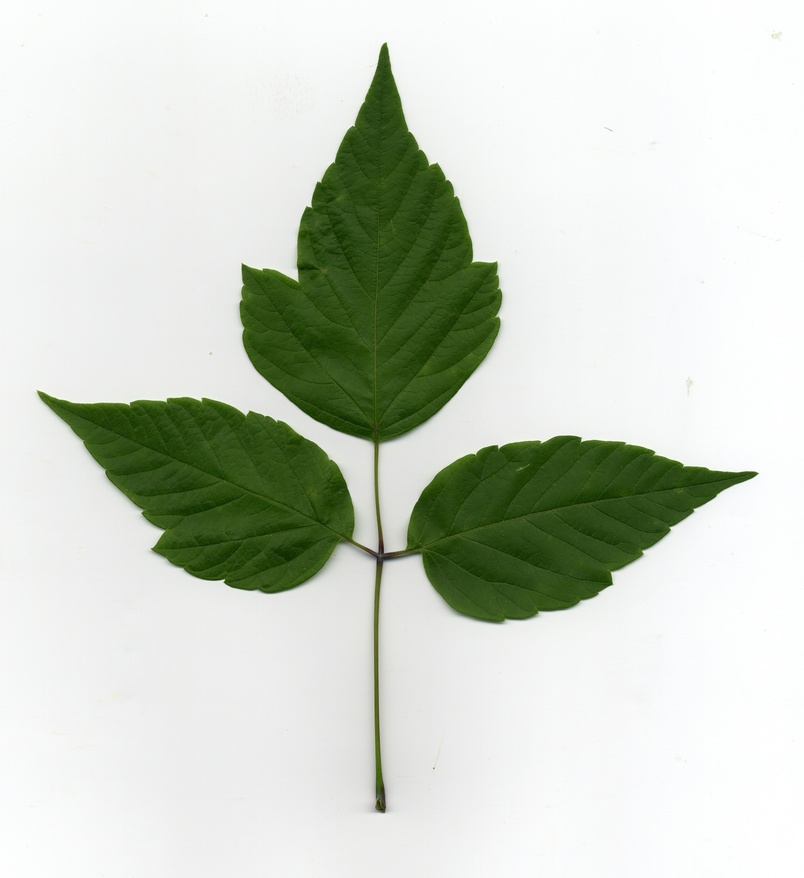
#> input picture Trabalho 5 - Segmentação/Folhas/Acer negundo L C/Acer_N_1.jpg, 804 x 878 px, shrunk from 3275 x 3576 before the run; its folder holds only this picture in this run
$ jupyter execute segmentacao.ipynb
#> lines starting #> are read from the running program, lines starting #| are printed output that depends on the picture; after the words box and inside, x2 and y2 are one past the last pixel; in counts of white or black regions, pixels touching at a corner belong together
<h1 style='text-align:center;'>Trabalho - Segmentação de Imagens</h1>

1. Utilizando a base de imagens "folhas.zip" disponibilizada no SIGAA, realize a segmentação das imagens das seguintes formas:

* Aplique o algoritmo K-means utilizando os pixels como pesos, após isso utilize algum detector de borda (à sua escolha);

* Aplique o limiar de Otsu, após isso utilize algum detector de borda (à sua escolha);

* Aplique outro algoritmo de agrupamento que utilize também a posição espacial dos pixels como peso. Após isso utilize algum detector de borda.

[cell 1]
from skimage.io import imread, imsave, imshow, imread_collection
from skimage.color import rgb2gray
import matplotlib.pyplot as plt
from sklearn.cluster import KMeans
import numpy as np
from skimage.filters import threshold_otsu,sobel,roberts,prewitt,scharr
from skimage.segmentation import slic
import glob as g

[cell 2]
# Carregando as imagens da base
folhas = g.glob('Folhas/Acer negundo L C/*.jpg')
imgs = imread_collection(folhas)
#> imgs = 1 item

[cell 3]
def aplicaBorda(img):
    borda = roberts(img)
    return borda

def aplicaKmeans(img):
    img = rgb2gray(img)
    X = img.reshape((-1, 1))
    k_means = KMeans(n_clusters=2)
    _ = k_means.fit(X)
    X_clustered = k_means.labels_
    centers = k_means.cluster_centers_.reshape(-1)
    labels = [0., 1.]
    if(centers[0] > centers[1]):
        labels = labels[::-1]
    #X_clustered = X_clustered.reshape(img.shape)
    new_img = np.choose(X_clustered, labels).reshape(img.shape)
    return new_img

# [34 lines left out: functions aplicaOtsu, aplicaSuperpixel, run, not called in this run]

# Descomente o método run() para executar essa questão
#run()

[cell 4]
# np.random.choice(folhas, 10)

2. Crie um método para escolher o foreground e o background automaticamente.

[cell 5]
# Apliquei apenas para uma imagem, para fins de exemplo

img = rgb2gray(imgs[0])
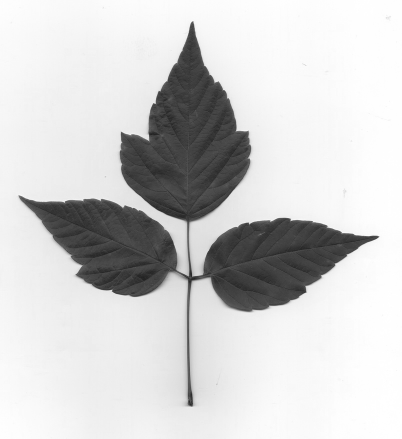
#> img: shape (878, 804) float64 (shown at 1/2 size); min 0.0676, max 1, mean 0.82
segmentedKmeans = aplicaKmeans(img)
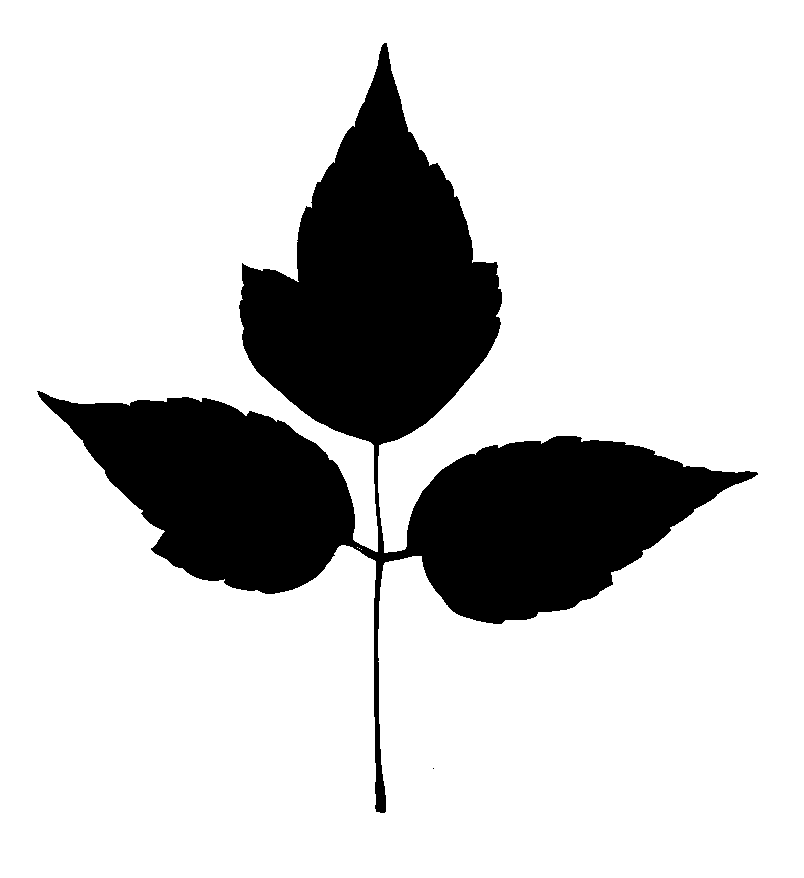
#> segmentedKmeans: shape (878, 804) float64; values 0 (black) and 1 (white), 80.6% white; 2 black regions (1 under 20 px), largest, box (x1, y1, x2, y2) and area: (37, 43, 758, 813) 137016

foreground = (img - (segmentedKmeans * img))
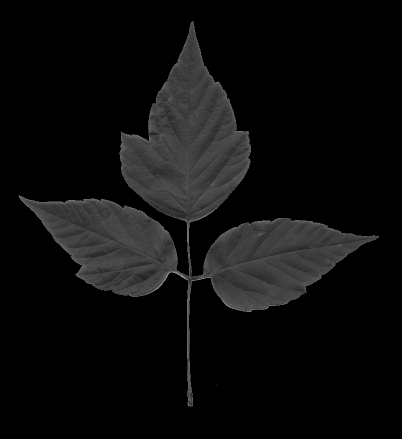
#> foreground: shape (878, 804) float64 (shown at 1/2 size); min 0, max 0.608, mean 0.0509
background = (segmentedKmeans * img)
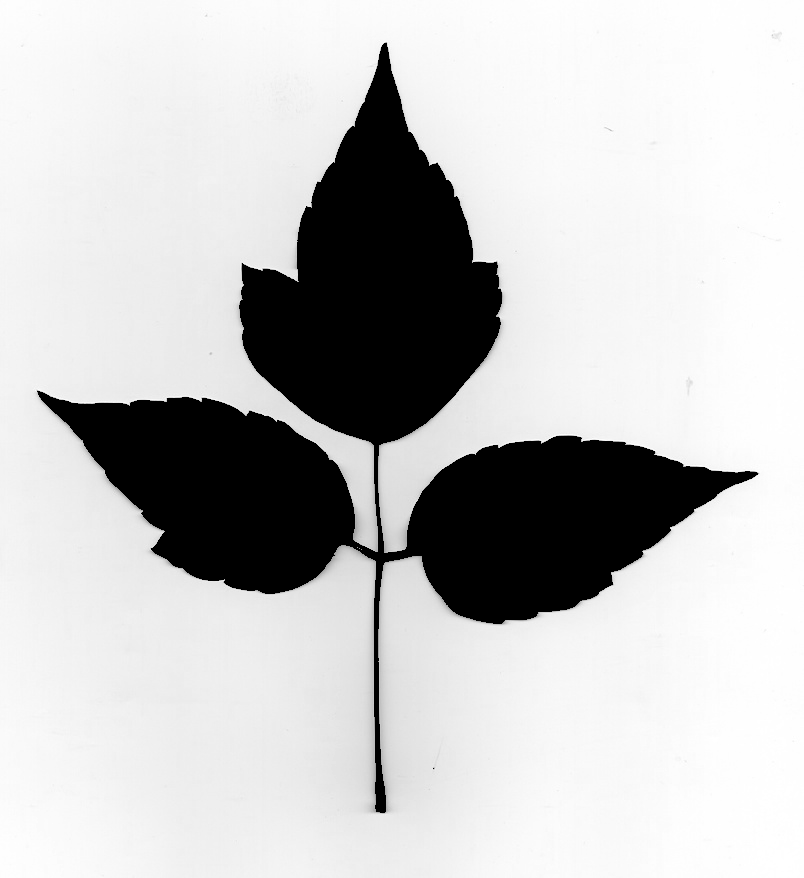
#> background: shape (878, 804) float64; min 0, max 1, mean 0.769

plt.figure()
plt.title('Foreground')
plt.imshow(foreground,cmap = 'gray')
plt.figure()
plt.title('Background')
plt.imshow(background,cmap = 'gray')

# Salvando
imsave('foreground.png', foreground)
imsave('background.png', background)

3. Pesquise em artigos do estado da arte métricas de acurácia de segmentação. Aplique pelo menos duas métricas nos resultados de segmentação obtidos. Para isso, utilizem as imagens "*_BIN_*" que estão na base.

<i>Obs.: Validei os resultados a partir das segmentações que eu já tinha salvo na questão 1, então para executar essa questão é necessário mudar os caminhos onde as segmentações estão.</i>

[cell 6]
# Carregando as máscaras oiginais
bins = g.glob('Folhas/Acer negundo L C/*.bmp')
masks = imread_collection(folhas)
#> masks = 1 item

$ run again, on Trabalho 5 - Segmentação/Folhas/Acer negundo L C/Acer_N_14.jpg
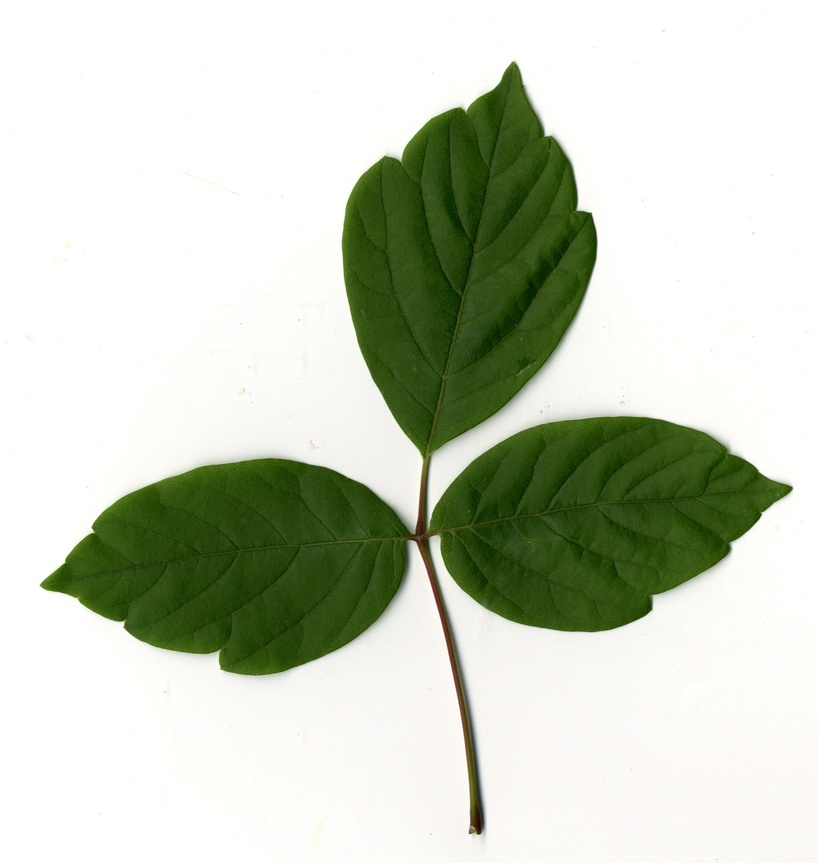
#> input picture Trabalho 5 - Segmentação/Folhas/Acer negundo L C/Acer_N_14.jpg, 818 x 863 px, shrunk from 1872 x 1976 before the run
#> imgs = 1 item
#> `segmentedKmeans = aplicaKmeans(img)`:
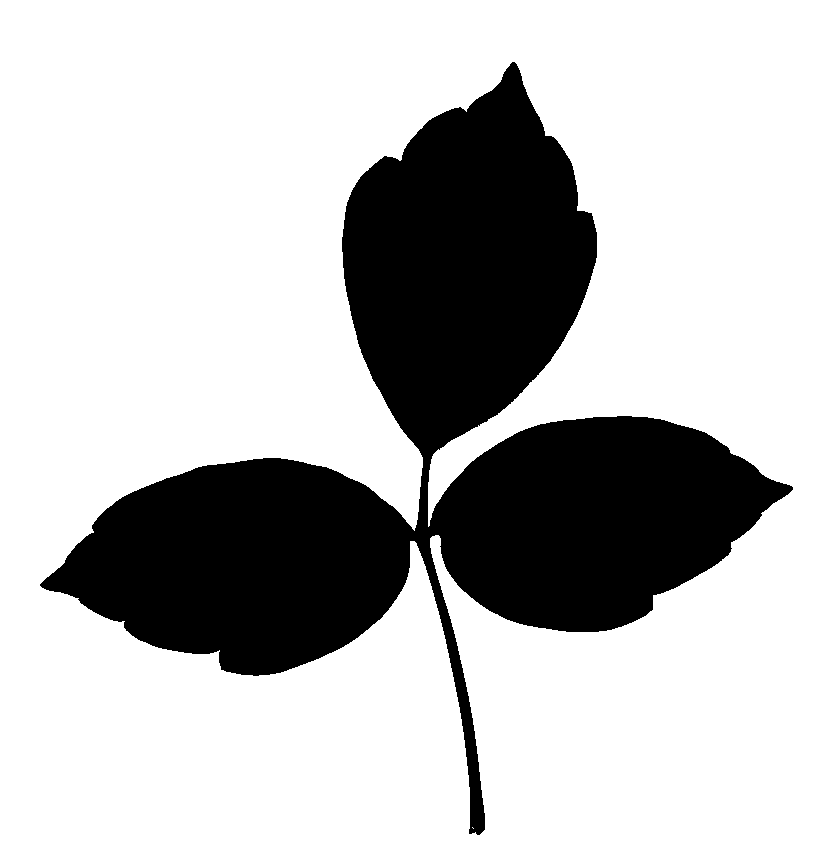
#> segmentedKmeans: shape (863, 818) float64; values 0 (black) and 1 (white), 74.9% white; 1 black region, box (x1, y1, x2, y2) and area: (40, 62, 793, 835) 177380
#> `foreground = (img - (segmentedKmeans * img))`:
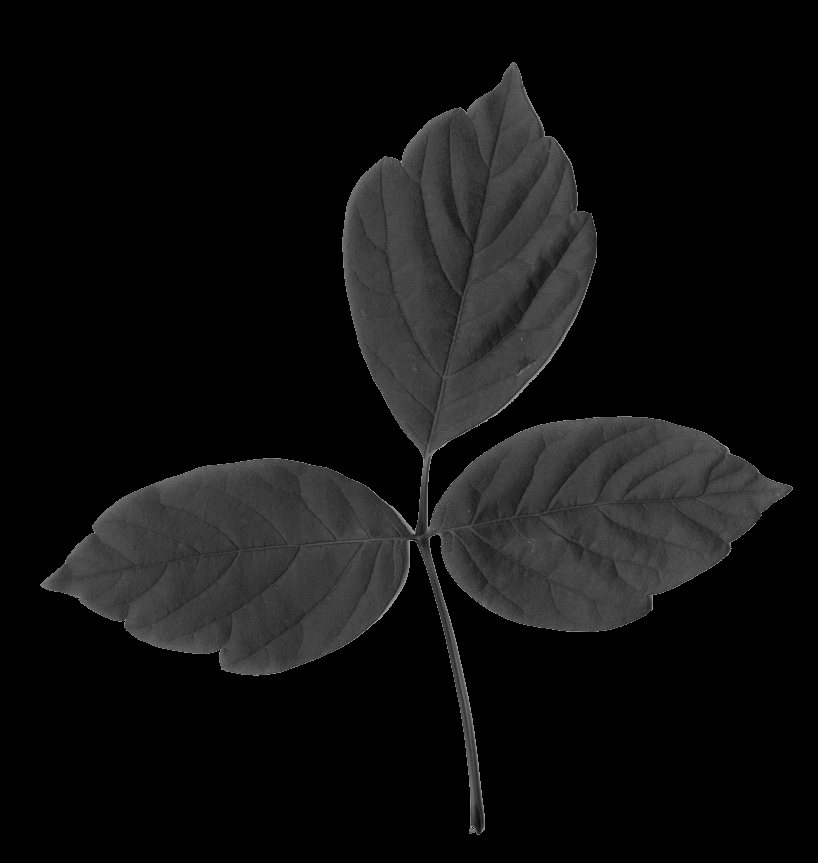
#> foreground: shape (863, 818) float64; min 0, max 0.622, mean 0.0644

$ run again, on Trabalho 5 - Segmentação/Folhas/Acer negundo L C/Acer_N_15.jpg
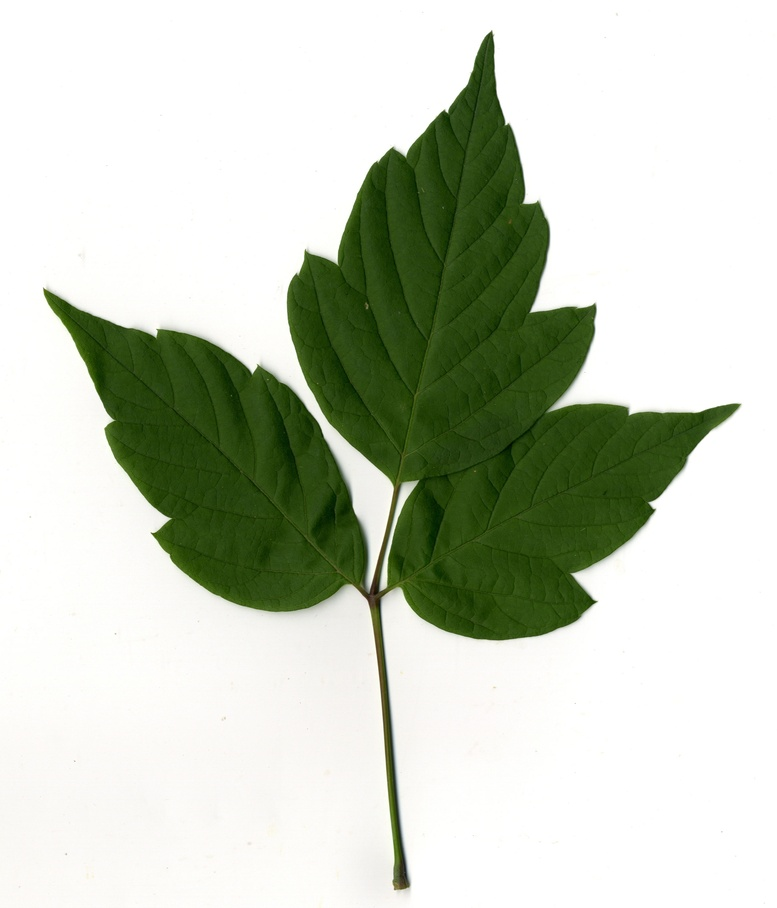
#> input picture Trabalho 5 - Segmentação/Folhas/Acer negundo L C/Acer_N_15.jpg, 777 x 908 px, shrunk from 2524 x 2948 before the run
#> imgs = 1 item
#> `segmentedKmeans = aplicaKmeans(img)`:
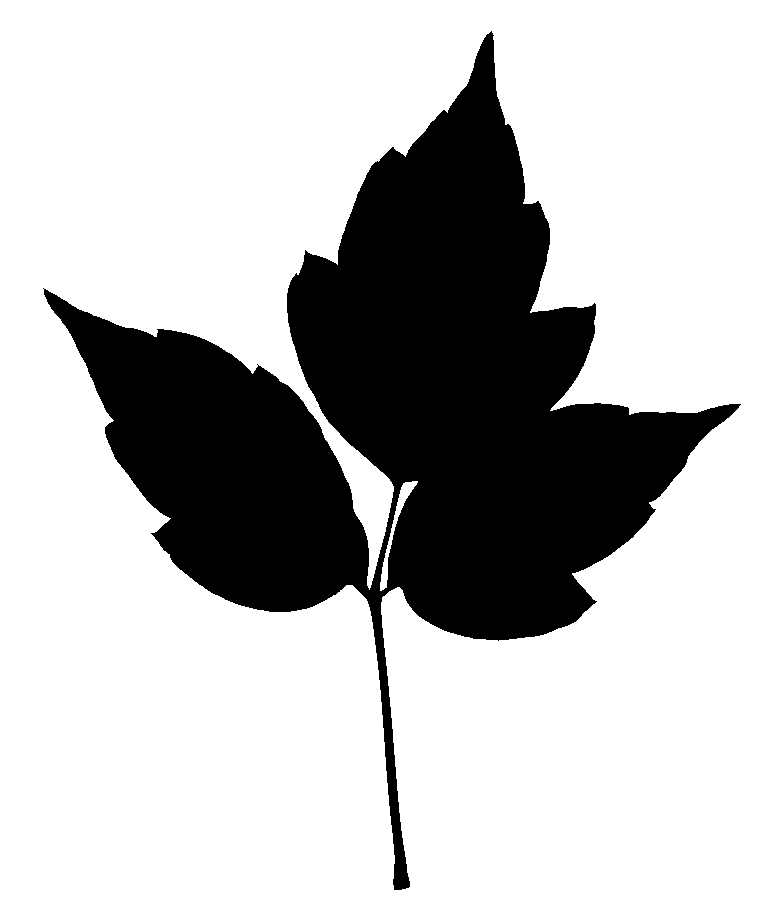
#> segmentedKmeans: shape (908, 777) float64; values 0 (black) and 1 (white), 74.4% white; 1 black region, box (x1, y1, x2, y2) and area: (43, 31, 741, 890) 180350
#> `foreground = (img - (segmentedKmeans * img))`:
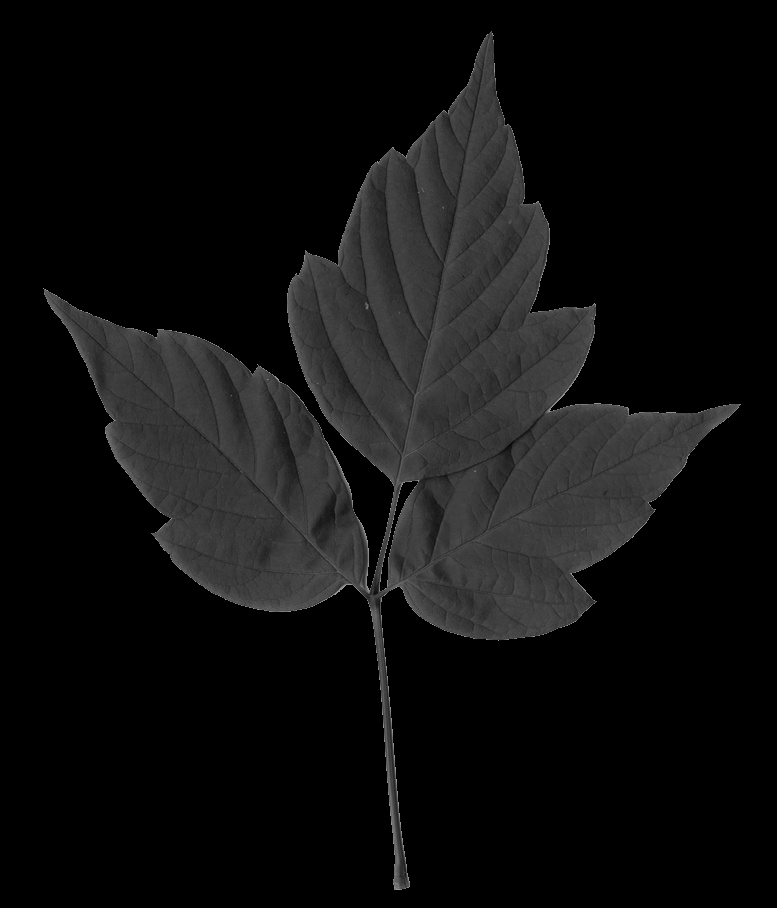
#> foreground: shape (908, 777) float64; min 0, max 0.614, mean 0.061
